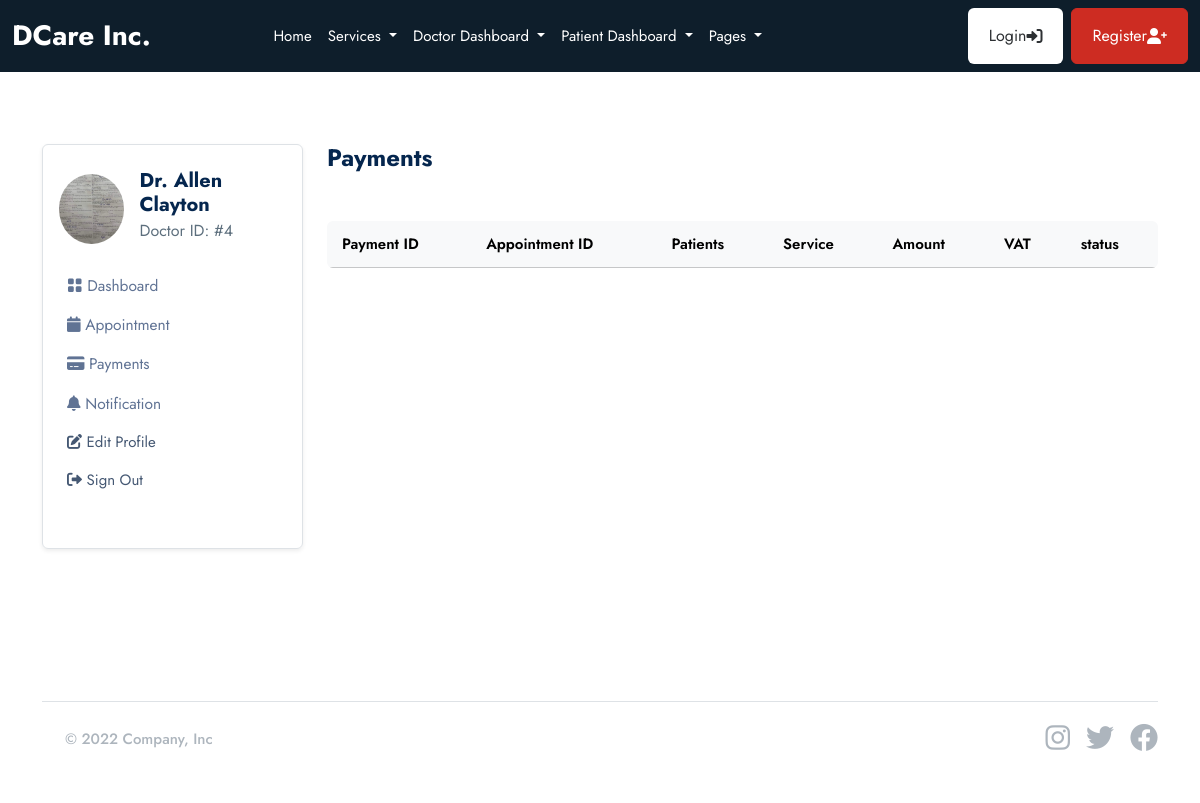
Page /doctor/payments/ (signed in) on the earlier database version.
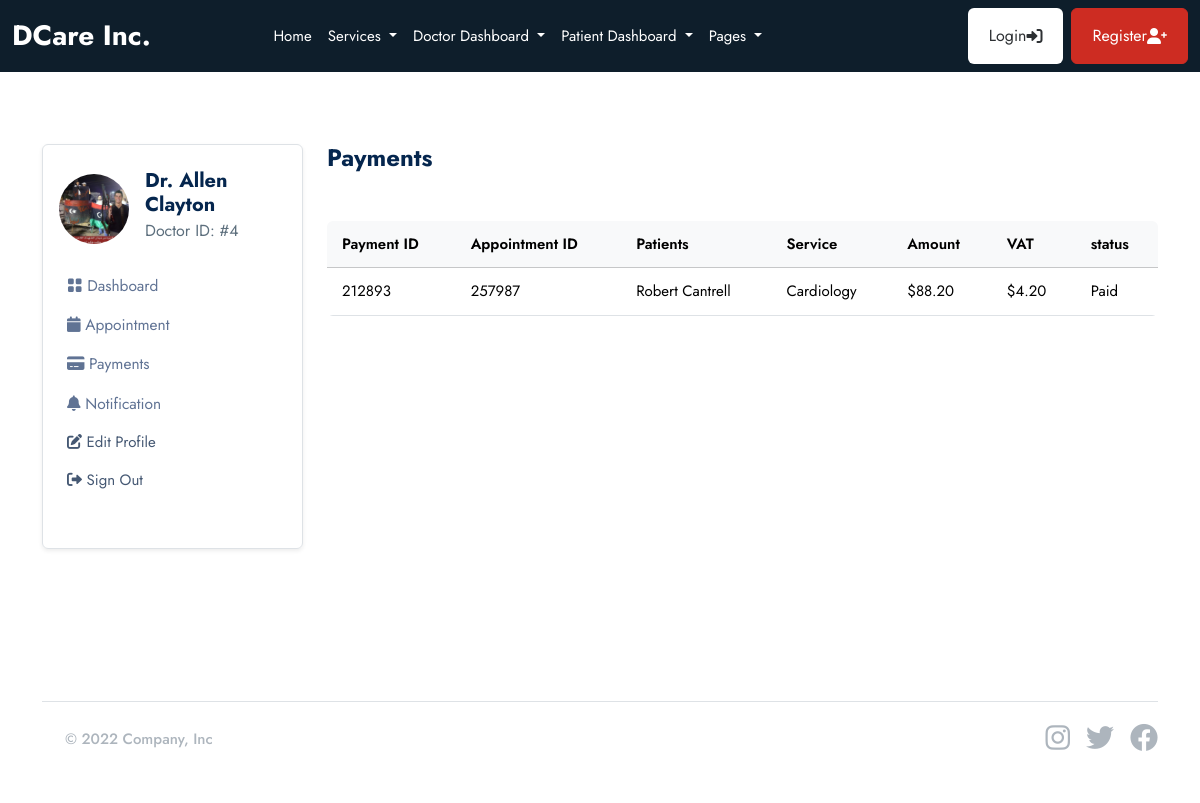
Same page on the later database version.
### userauths/models.py (models this page shows, shortened)
class User(AbstractUser):
    email = models.EmailField(_('email address'), unique=True)
    username = models.CharField(max_length=100, null=True, blank=True)
    user_type = models.CharField(max_length=50, choices=USER_TYPE, null=True, blank=True, default=None)
    is_active = models.BooleanField(default=True)
    is_staff = models.BooleanField(default=False)
    USERNAME_FIELD = 'email'
    REQUIRED_FIELDS = ['username']

### doctor/models.py (models this page shows, shortened)
class Doctor(models.Model):
    user = models.OneToOneField(userauths_models.User, on_delete=models.CASCADE)
    full_name = models.CharField(max_length=100, null=True, blank=True)
    image = models.FileField(upload_to="images", null=True, blank=True)
    mobile = models.CharField(max_length=100, null=True, blank=True)
    country = models.CharField(max_length=100, null=True, blank=True)
    bio = models.CharField(max_length=100, null=True, blank=True)
    specialization = models.CharField(max_length=100, null=True, blank=True)
    qualifications = models.CharField(max_length=100, null=True, blank=True)
    years_of_experience = models.CharField(max_length=100, null=True, blank=True)
    next_available_appointment_date = models.DateTimeField(default=timezone.now, null=True, blank=True)

### base/models.py (models this page shows, shortened)
class Billing(models.Model):
    patient = models.ForeignKey(patient_models.Patient, on_delete=models.SET_NULL, null=True, blank=True,  related_name='billings')
    appointment = models.ForeignKey(Appointment, on_delete=models.CASCADE, related_name='billing', blank=True, null=True)
    sub_total = models.DecimalField(max_digits=10, decimal_places=2)
    tax = models.DecimalField(max_digits=10, decimal_places=2)
    total = models.DecimalField(max_digits=10, decimal_places=2)
    status = models.CharField(max_length=120, choices=[('Paid', 'Paid'), ('Unpaid', 'Unpaid')])
    billing_id = ShortUUIDField(length=6, max_length=10, alphabet="1234567890")
    date = models.DateTimeField(auto_now_add=True)

class Appointment(models.Model):
    STATUS = [
        ('Scheduled', 'Scheduled'),
        ('Completed', 'Completed'),
        ('Pending', 'Pending'),
        ('Cancelled', 'Cancelled')
    ]
    service = models.ForeignKey(Service, on_delete=models.SET_NULL, null=True, blank=True, related_name='service_appointments')
    doctor = models.ForeignKey(doctor_models.Doctor, on_delete=models.SET_NULL, null=True, blank=True, related_name='doctor_appointments')
    patient = models.ForeignKey(patient_models.Patient, on_delete=models.SET_NULL, null=True, blank=True, related_name='appointments_patient')
    appointment_date = models.DateTimeField(null=True, blank=True)
    issues = models.TextField(blank=True, null=True)
    symptoms = models.TextField(blank=True, null=True)
    appointment_id = ShortUUIDField(length=6, max_length=10, alphabet="1234567890")
    status = models.CharField(max_length=120, choices=STATUS)

class Service(models.Model):
    image = models.FileField(upload_to="images", null=True, blank=True)
    name = models.CharField(max_length=255)
    description = models.TextField(blank=True, null=True)
    cost = models.DecimalField(max_digits=10, decimal_places=2)
    available_doctors = models.ManyToManyField(doctor_models.Doctor, blank=True)

### patient/models.py (models this page shows, shortened)
class Patient(models.Model):
    user = models.OneToOneField(userauths_models.User, on_delete=models.CASCADE)
    image = models.FileField(upload_to="images", null=True, blank=True)
    full_name = models.CharField(max_length=100, null=True, blank=True)
    email = models.CharField(max_length=100, null=True, blank=True)
    mobile = models.CharField(max_length=100, null=True, blank=True)
    address = models.CharField(max_length=100, null=True, blank=True)
    gender = models.CharField(max_length=100, null=True, blank=True)
    date_of_birth = models.DateField(default=timezone.now, null=True, blank=True)
    blood_group = models.CharField(max_length=100, null=True, blank=True)

### doctor/views.py (the view)
# urls.py: path("payments/", views.payments, name="payments"),
@login_required
def payments(request):
    doctor = doctor_models.Doctor.objects.get(user=request.user)
    payments = base_models.Billing.objects.filter(appointment__doctor=doctor, status="Paid")
    context = {
        "payments": payments,
    }
    return render(request, "doctor/payments.html", context)

### templates/doctor/payments.html
{% extends 'partials/base.html' %} {% block content %}
<section class="pt-5 pb-5">
  <div class="container">
    <div class="row mt-0 mt-md-4">
      {% include 'doctor/sidebar.html' %}
      <div class="col-lg-9 col-md-8 col-12">
        <h4 class="mb-0 mb-4 fw-bold">Payments</h4>
        <div class="card mb-4 mt-5">
          <div class="table-responsive overflow-y-hidden">
            <table
              class="table mb-0 text-nowrap table-hover table-centered text-nowrap"
            >
              <thead class="table-light">
                <tr>
                  <th>Payment ID</th>
                  <th>Appointment ID</th>
                  <th>Patients</th>
                  <th>Service</th>
                  <th>Amount</th>
                  <th>VAT</th>
                  <th>status</th>
                </tr>
              </thead>
              <tbody>
                {% for p in payments %}
                <tr>
                  <td>{{p.billing_id}}</td>
                  <td>{{p.appointment.appointment_id}}</td>
                  <td>{{p.appointment.patient.full_name}}</td>
                  <td>{{p.appointment.service.name}}</td>
                  <td>${{p.total}}</td>
                  <td>${{p.tax}}</td>
                  <td>{{p.status}}</td>
                </tr>
                {% endfor %}
              </tbody>
            </table>
          </div>
        </div>
      </div>
    </div>
  </div>
</section>
{% endblock content %}

### templates/doctor/sidebar.html (shortened to what this page needs)
<div class="col-lg-3 col-md-4 col-12">
  <nav
    class="navbar navbar-expand-md shadow-sm mb-4 mb-lg-0 sidenav border rounded"
  >
    <div class="collapse navbar-collapse p-3" id="sidenav">
      <div class="navbar-nav flex-column">
        <div class="d-flex align-items-center mb-3">
          {% if request.user.doctor.image %}
          <img
            src="{{request.user.doctor.image.url}}"
            alt="avatar"
            class="rounded-circle avatar-xl"
            style="width: 70px; height: 70px; object-fit: cover"
          />
          {% endif %}
          <div class="ms-3">
            <h5 class="mb-0 fw-bold">Dr. {{request.user.doctor.full_name}}</h5>
            <p class="mb-1 fs-6">Doctor ID: #{{request.user.doctor.id}}</p>
          </div>
        </div>
        <ul class="list-unstyled ms-n2 mb-4">
          <li class="nav-item">
            <a
              class="dropdown-item nav-link"
              href="{% url 'doctor:dashboard' %}"
              ><i class="bi bi-grid-fill"></i> Dashboard</a
            >
          </li>
          <li class="nav-item">
            <a
              class="dropdown-item nav-link"
              href="{% url 'doctor:appointments' %}"
              ><i class="fas fa-calendar"></i> Appointment</a
            >
          </li>
          <li class="nav-item">
            <a class="dropdown-item nav-link" href="{% url 'doctor:payments' %}"
              ><i class="fas fa-credit-card"></i> Payments</a
            >
          </li>
          <li class="nav-item">
            <a
              class="dropdown-item nav-link"
              href="{% url 'doctor:notifications' %}"
              ><i class="fas fa-bell"></i> Notification</a
            >
          </li>
          <li class="nav-item">
            <a class="nav-link" href="{% url 'doctor:profile' %}">
              <i class="fas fa-edit"></i> Edit Profile
            </a>
          </li>
          <li class="nav-item">
            <a class="nav-link" href="{% url 'userauths:sign-out' %}">
              <i class="fas fa-sign-out-alt"></i> Sign Out
            </a>
          </li>
        </ul>
      </div>
    </div>
  </nav>
</div>

Differences in the rows shown:
changed User "Allen Clayton": user.doctor.image: a different picture
now on this page (row edited): Billing: billing_id "212893", appointment.appointment_id "257987", appointment.patient.full_name "Robert Cantrell", appointment.service.name "Cardiology", total "88.20", tax "4.20", status "Paid"
